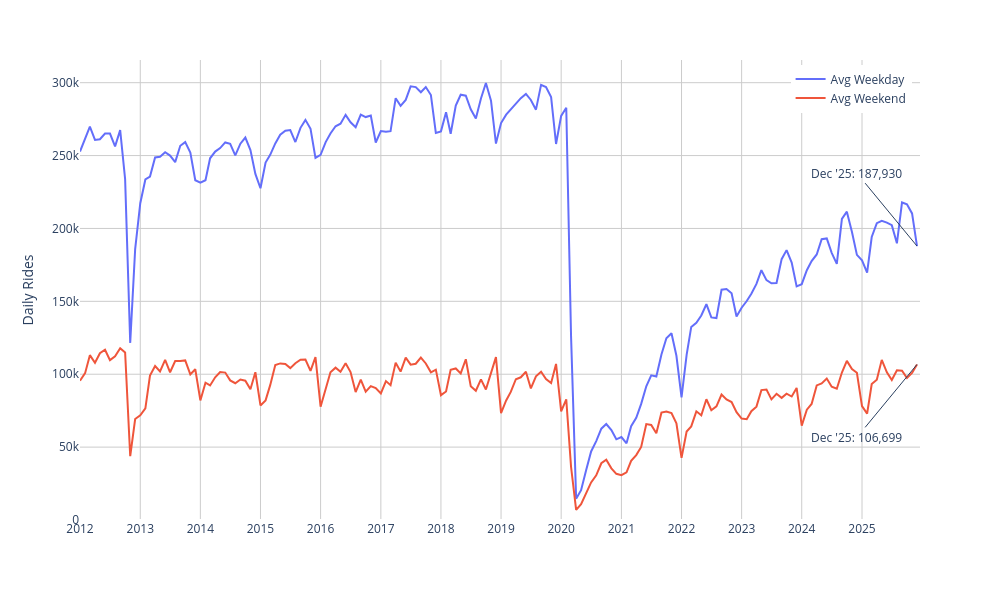

Here is the notebook cell this chart was saved with:
### Code cell
lines(
    mt[['avg weekday', 'avg weekend',]].rename(columns={
        'avg weekday': 'Avg Weekday',
        'avg weekend': 'Avg Weekend',
    }),
    name='avg_day_types',
    xname = 'Daily Rides',
    xtick = "M12",
    hovertemplate='%{y:,.0f}',
    y_fmt = ',.0f',
    ax_offset=13, ay_offsets=[50_000, -50_000],
    legend_lr=False,
)

### Figure 1 — Plotly figure (JSON) as saved in the notebook; plotly's stock layout.template omitted (floating-point values rounded to 4 significant figures; data arrays with more than 128 entries replaced by an {"elided": "..."} marker saying what was removed)
{"data": [{"hovertemplate": "%{y:,.0f}", "legendgroup": "Avg Weekday", "line": {"color": "#636efa", "dash": "solid"}, "marker": {"symbol": "circle"}, "mode": "lines", "name": "Avg Weekday", "orientation": "v", "showlegend": true, "type": "scatter", "x": {"elided": "168 str values"}, "xaxis": "x", "y": {"elided": "168 float values"}, "yaxis": "y"}, {"hovertemplate": "%{y:,.0f}", "legendgroup": "Avg Weekend", "line": {"color": "#EF553B", "dash": "solid"}, "marker": {"symbol": "circle"}, "mode": "lines", "name": "Avg Weekend", "orientation": "v", "showlegend": true, "type": "scatter", "x": {"elided": "168 str values"}, "xaxis": "x", "y": {"elided": "168 float values"}, "yaxis": "y"}], "layout": {"annotations": [{"ax": "2024-12-01T00:00:00", "axref": "x", "ay": 237900.0, "ayref": "y", "text": "Dec '25: 187,930", "x": "2025-12-01T00:00:00", "y": 187900.0}, {"ax": "2024-12-01T00:00:00", "axref": "x", "ay": 56700.0, "ayref": "y", "text": "Dec '25: 106,699", "x": "2025-12-01T00:00:00", "y": 106700.0}], "height": 600, "hovermode": "x", "legend": {"title": {"text": ""}, "tracegroupgap": 0, "x": 0.99, "xanchor": "right", "y": 0.99, "yanchor": "top"}, "margin": {"t": 60}, "paper_bgcolor": "white", "plot_bgcolor": "white", "width": 1000, "xaxis": {"anchor": "y", "domain": [0.0, 1.0], "dtick": "M12", "gridcolor": "#ccc", "title": {"text": ""}}, "yaxis": {"anchor": "x", "domain": [0.0, 1.0], "gridcolor": "#ccc", "rangemode": "tozero", "title": {"text": "Daily Rides"}}}}
